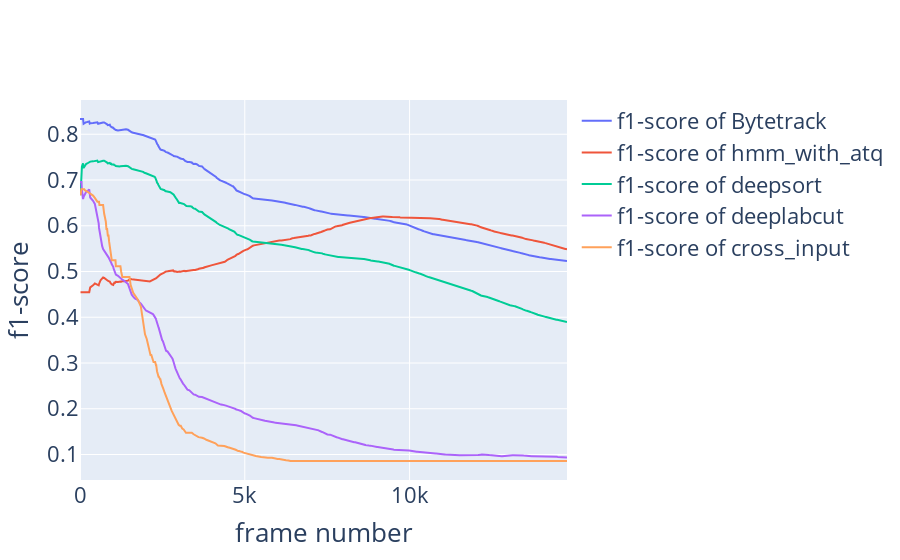
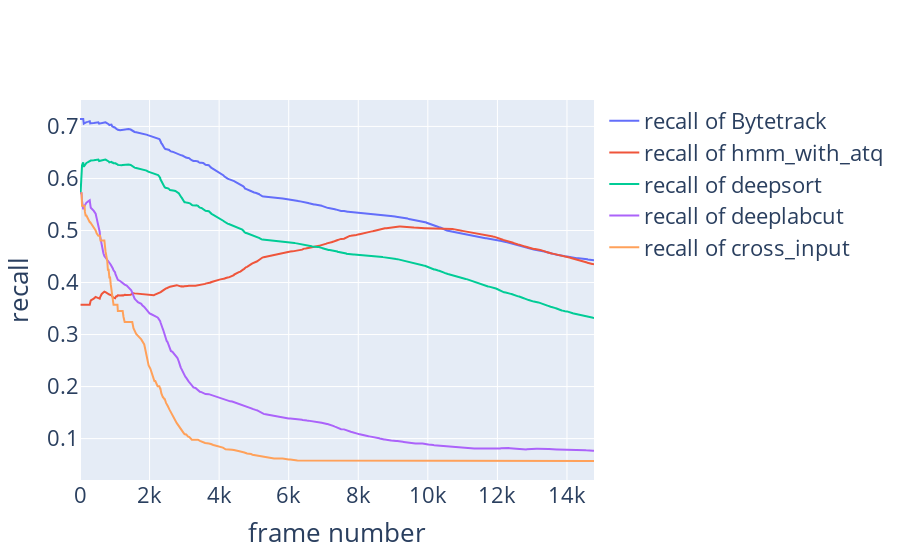
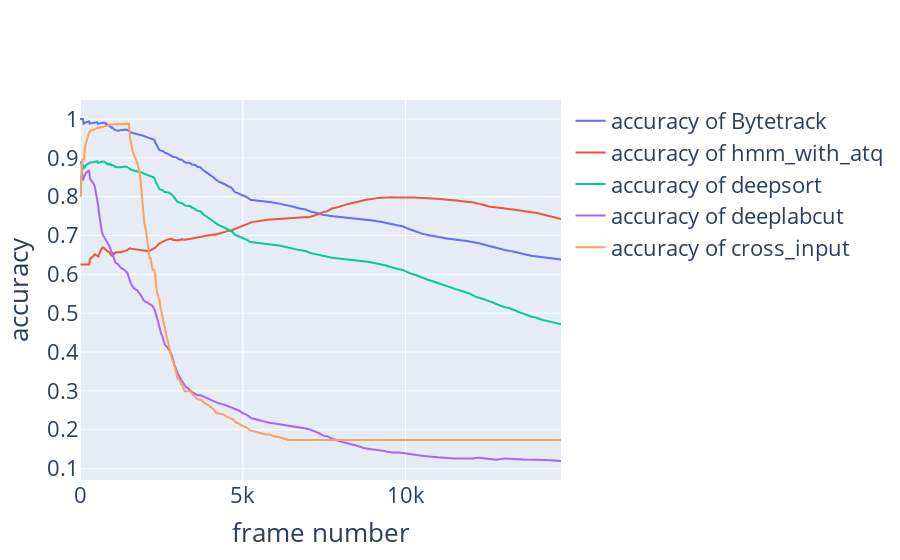

The cell these charts' notebook holds for them, in order:
### Markdown cell above
##plot accuracy, recall and f1-score over time

### Code cell
fig_acc = go.Figure()
fig_rec = go.Figure()
fig_f1 = go.Figure()
df =pd.DataFrame()
dct={"Bytetrack":"Bytetrack.json",  "hmm_with_atq":"GR77_20200512_111314_with_atq_tracking_with_HMM_result_feeder.json", "deepsort":"deepsort_smoothed_resut_without_max_thres.json","deeplabcut":"deeplabcut.json", "cross_input":"cross_input.json"}# 
for idx, method in enumerate(dct.keys()):
    track_result= read_data(track_base+dct[method]) #### a refaire
    
    if method == "hmm_with_atq":
        df[method+"accuracy"], df[method+"recall"], df[method+"f1-score"], indices = precise_accuracy_track(label_track, track_result, basic_tracker=False)
    else:
        df[method+"accuracy"], df[method+"recall"], df[method+"f1-score"], indices = precise_accuracy_track(label_track, track_result, basic_tracker=True)
        
    print(method)
    df.index =indices
    fig_rec.add_trace(go.Scatter(x=df.index.values, y=df[method+"recall"].values,
                            mode='lines',
                            name='recall of '+method))
    fig_f1.add_trace(go.Scatter(x=df.index.values, y=df[method+"f1-score"].values, 
                            mode='lines',
                            name='f1-score of '+method))
    fig_acc.add_trace(go.Scatter(x=df.index.values, y=df[method+"accuracy"].values,
                            mode='lines',
                            name='accuracy of '+method))
    
    
    df =pd.DataFrame()
        

fig_f1.update_layout(
            xaxis_title=dict(text="frame number"),
            yaxis_title=dict(text= "f1-score"),
    font=dict(
             #   color="black",
                size=22
            ),
            )
fig_acc.update_layout(
            xaxis_title="frame number",
            yaxis_title="accuracy",
    font=dict(
             #   color="black",
                size=22
            ),
            )
fig_rec.update_layout(
            xaxis_title="frame number",
            yaxis_title="recall",
    font=dict(
             #   color="black",
                size=22
            ),
            )

fig_f1.show()
fig_rec.show()
fig_acc.show()

### Figure 1 — Plotly figure (JSON) as saved in the notebook; plotly's stock layout.template omitted (floating-point values rounded to 4 significant figures; data arrays with more than 128 entries replaced by an {"elided": "..."} marker saying what was removed)
{"data": [{"mode": "lines", "name": "f1-score of Bytetrack", "type": "scatter", "x": {"elided": "788 int values"}, "y": {"elided": "788 float values"}}, {"mode": "lines", "name": "f1-score of hmm_with_atq", "type": "scatter", "x": {"elided": "787 int values"}, "y": {"elided": "787 float values"}}, {"mode": "lines", "name": "f1-score of deepsort", "type": "scatter", "x": {"elided": "787 int values"}, "y": {"elided": "787 float values"}}, {"mode": "lines", "name": "f1-score of deeplabcut", "type": "scatter", "x": {"elided": "788 int values"}, "y": {"elided": "788 float values"}}, {"mode": "lines", "name": "f1-score of cross_input", "type": "scatter", "x": {"elided": "665 int values"}, "y": {"elided": "665 float values"}}], "layout": {"font": {"size": 22}, "xaxis": {"title": {"text": "frame number"}}, "yaxis": {"title": {"text": "f1-score"}}}}

### Figure 2 — Plotly figure (JSON) as saved in the notebook; plotly's stock layout.template omitted (floating-point values rounded to 4 significant figures; data arrays with more than 128 entries replaced by an {"elided": "..."} marker saying what was removed)
{"data": [{"mode": "lines", "name": "recall of Bytetrack", "type": "scatter", "x": {"elided": "788 int values"}, "y": {"elided": "788 float values"}}, {"mode": "lines", "name": "recall of hmm_with_atq", "type": "scatter", "x": {"elided": "787 int values"}, "y": {"elided": "787 float values"}}, {"mode": "lines", "name": "recall of deepsort", "type": "scatter", "x": {"elided": "787 int values"}, "y": {"elided": "787 float values"}}, {"mode": "lines", "name": "recall of deeplabcut", "type": "scatter", "x": {"elided": "788 int values"}, "y": {"elided": "788 float values"}}, {"mode": "lines", "name": "recall of cross_input", "type": "scatter", "x": {"elided": "665 int values"}, "y": {"elided": "665 float values"}}], "layout": {"font": {"size": 22}, "xaxis": {"title": {"text": "frame number"}}, "yaxis": {"title": {"text": "recall"}}}}

### Figure 3 — Plotly figure (JSON) as saved in the notebook; plotly's stock layout.template omitted (floating-point values rounded to 4 significant figures; data arrays with more than 128 entries replaced by an {"elided": "..."} marker saying what was removed)
{"data": [{"mode": "lines", "name": "accuracy of Bytetrack", "type": "scatter", "x": {"elided": "788 int values"}, "y": {"elided": "788 float values"}}, {"mode": "lines", "name": "accuracy of hmm_with_atq", "type": "scatter", "x": {"elided": "787 int values"}, "y": {"elided": "787 float values"}}, {"mode": "lines", "name": "accuracy of deepsort", "type": "scatter", "x": {"elided": "787 int values"}, "y": {"elided": "787 float values"}}, {"mode": "lines", "name": "accuracy of deeplabcut", "type": "scatter", "x": {"elided": "788 int values"}, "y": {"elided": "788 float values"}}, {"mode": "lines", "name": "accuracy of cross_input", "type": "scatter", "x": {"elided": "665 int values"}, "y": {"elided": "665 float values"}}], "layout": {"font": {"size": 22}, "xaxis": {"title": {"text": "frame number"}}, "yaxis": {"title": {"text": "accuracy"}}}}
